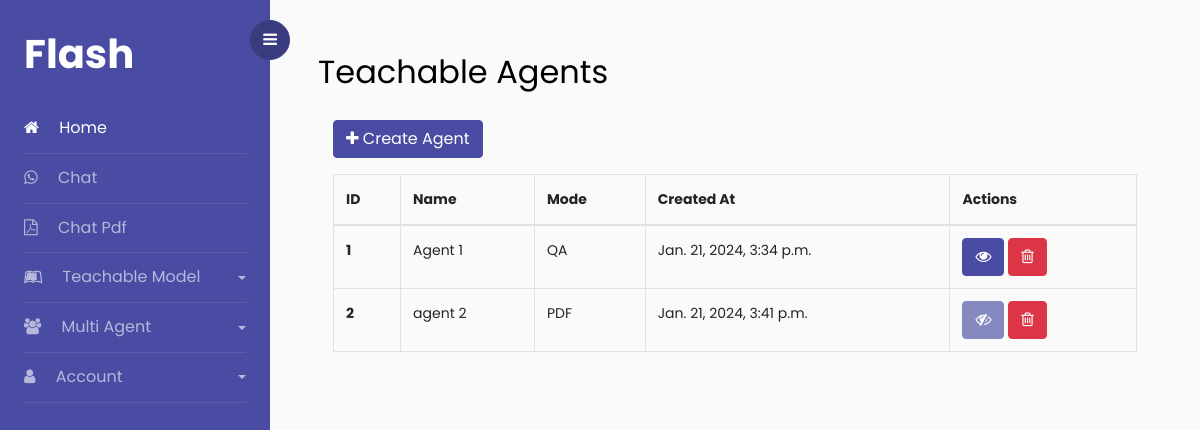
Page /chat/teachable-agent/ (signed in) on the earlier database version.
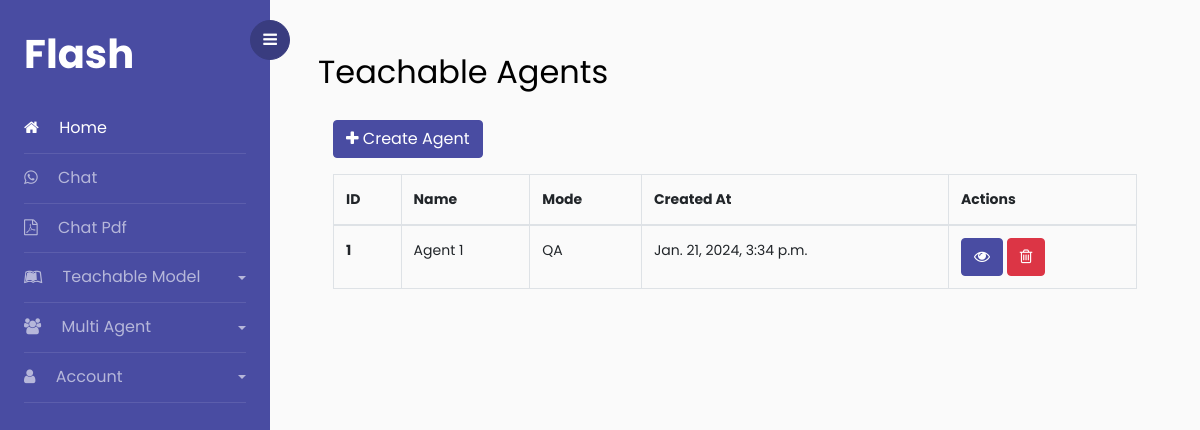
Same page on the later database version.
### chat/models.py (models this page shows, shortened)
class TeachableAgent(models.Model):
    MODE_CHOICES = (
        ('QA', 'Question-Answer'),
        ('PDF', 'PDF'),
    )
    user = models.ForeignKey(User, on_delete=models.CASCADE, related_name='teachable_agents')
    name = models.CharField(max_length=255)
    slug = models.SlugField(max_length=255, unique=True, blank=True, null=True)
    mode = models.CharField(max_length=255, choices=MODE_CHOICES, default='QA')
    created_at = models.DateTimeField(auto_now_add=True)
    updated_at = models.DateTimeField(auto_now=True)
    is_active = models.BooleanField(default=True)

### chat/views.py (the view)
# urls.py: path("teachable-agent/", TeachableAgentView.as_view(), name="teachable-agent"),
class TeachableAgentView(LoginRequiredMixin, View):
    def get(self, request, *args, **kwargs):
        agents = request.user.teachable_agents.all()
        return render(request, "pages/teachable_agents.html", {'agents': agents})

### templates/pages/teachable_agents.html
{% extends "pages/base.html" %}
{% block content %}
    <div id="content" class="p-4 p-md-5 pt-5">
        <h2 class="mb-4">Teachable Agents</h2>
        <div class="container">
            {% if agents %}
            <div class="row">
                <div class="col-12">
                    <a href="{% url "chat:create-teachable-agent" %}" class="btn btn-primary mb-3"><i class="fa fa-plus"></i> Create Agent</a>
                    <table class="table table-bordered">
                        <thead>
                        <tr>
                            <th scope="col">ID</th>
                            <th scope="col">Name</th>
                            <th scope="col">Mode</th>
                            <th scope="col">Created At</th>
                            <th scope="col">Actions</th>
                        </tr>
                        </thead>
                        <tbody>
                        {% for agent in agents %}
                        <tr>
                            <th scope="row">{{ agent.id }}</th>
                            <td>{{ agent.name }}</td>
                            <td>{{ agent.mode }}</td>
                            <td>{{ agent.created_at }}</td>
                            <td>
                                {% if agent.mode == "PDF" and not agent.is_active %}
                                <a href="{% url "chat:teachable" agent.slug %}" class="btn btn-primary disabled"><i class="fa fa-eye-slash"></i></a>
                                {% else %}
                                <a href="{% url "chat:teachable" agent.slug %}" class="btn btn-primary"><i class="fa fa-eye"></i></a>
                                {% endif %}
                                <a href="{% url "chat:teachable-agent-delete" agent.slug %}" class="btn btn-danger"><i class="fa fa-trash-o"></i></a>
                            </td>
                        </tr>
                        {% endfor %}
                        </tbody>
                    </table>
                </div>
            </div>
                {% else %}
                <div class="row">
                    <div class="col-12">
                        <p>No agents found.</p>
                    <a href="{% url "chat:create-teachable-agent" %}" class="btn btn-primary"><i class="fa fa-plus"></i> Create Agent</a>
                    </div>
            {% endif %}
        </div>
    </div>
{% endblock %}

Differences in the rows shown:
removed TeachableAgent: id "2", name "agent 2", mode "PDF", created_at "Jan. 21, 2024, 3:41 p.m.", is_active False (drawn)
